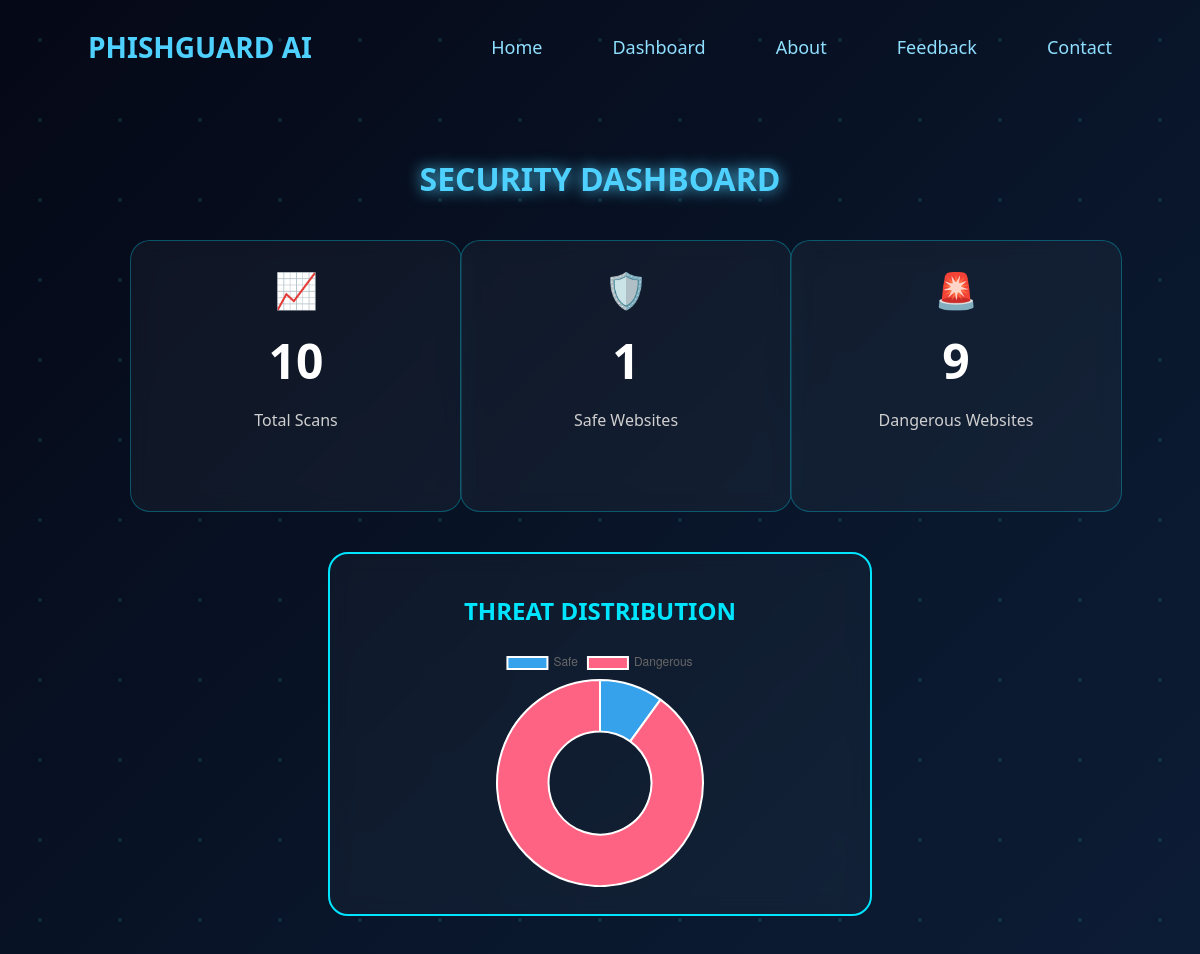
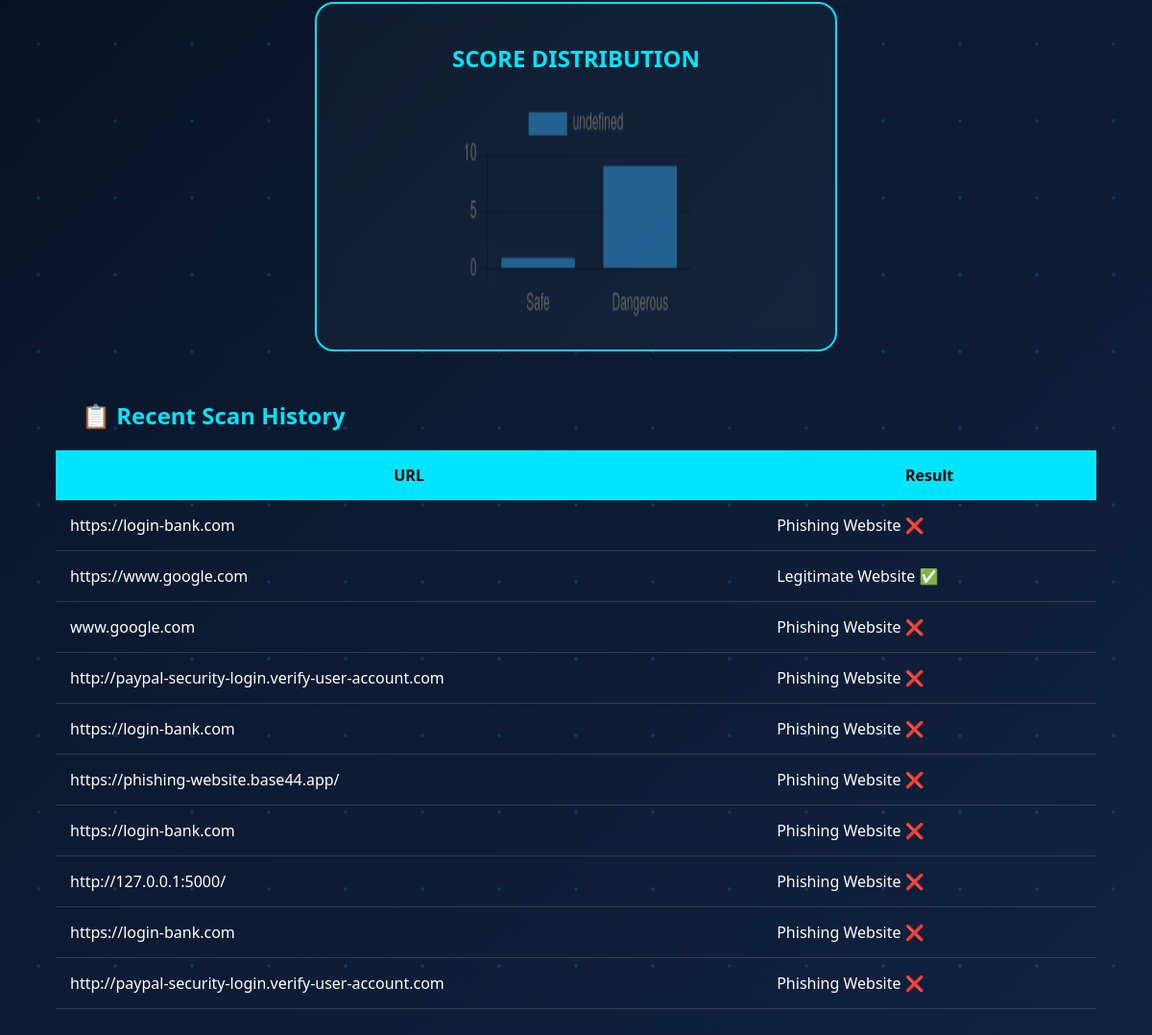
/dashboard, run on the app's committed database (2 pictures, top to bottom).
### tables this page shows
CREATE TABLE scans (
    id INTEGER PRIMARY KEY AUTOINCREMENT,
    url TEXT,
    result TEXT,
    score INTEGER
);

### app.py (the view)
@app.route('/dashboard')
def dashboard():
    conn = sqlite3.connect("feedback.db")
    cursor = conn.cursor()
    cursor.execute("SELECT COUNT(*) FROM scans")
    total_scans = cursor.fetchone()[0]
    cursor.execute(
        "SELECT COUNT(*) FROM scans WHERE result='Legitimate Website ✅'"
    )
    safe_sites = cursor.fetchone()[0]
    cursor.execute(
        "SELECT COUNT(*) FROM scans WHERE result='Phishing Website ❌'"
    )
    dangerous_sites = cursor.fetchone()[0]
    cursor.execute(
        "SELECT url,result,score FROM scans ORDER BY rowid DESC LIMIT 10"
    )
    history = cursor.fetchall()
    conn.close()
    accuracy = 96
    return render_template(
        "dashboard.html",
        total_scans=total_scans,
        safe_sites=safe_sites,
        dangerous_sites=dangerous_sites,
        accuracy=accuracy,
        history=history
    )

### templates/dashboard.html (shortened to what this page needs)
<!DOCTYPE html>
<html>
<head>
    <link rel="stylesheet" href="{{ url_for('static', filename='style.css') }}">
</head>
<body>
<nav>
    <div class="logo">PHISHGUARD AI</div>
    <div class="menu">
        <a href="/">Home</a>
        <a href="/dashboard">Dashboard</a>
        <a href="/about">About</a>
        <a href="/feedback">Feedback</a>
        <a href="/contact">Contact</a>
    </div>
</nav>
<div class="dashboard">
    <h1>SECURITY DASHBOARD</h1>
<div class="stats-grid">
    <div class="stat-card">
        <div class="icon">📈</div>
        <h2>{{total_scans}}</h2>
        <p>Total Scans</p>
    </div>
    <div class="stat-card">
        <div class="icon">🛡️</div>
        <h2>{{safe_sites}}</h2>
        <p>Safe Websites</p>
    </div>
    <div class="stat-card">
        <div class="icon">🚨</div>
        <h2>{{dangerous_sites}}</h2>
        <p>Dangerous Websites</p>
    </div>
</div>
<div class="charts-container">
    <div class="chart-box">
        <h2>Threat Distribution</h2>
        <canvas id="threatChart"></canvas>
    </div>
    <div class="chart-box">
        <h2>Score Distribution</h2>
        <canvas id="scoreChart"></canvas>
    </div>
</div>
    <div class="history-box">
        <h2>📋 Recent Scan History</h2>
</div>
        <table>
            <tr>
                <th>URL</th>
                <th>Result</th>
            </tr>
            {% for item in history %}
<tr>
    <td>{{ item[0] }}</td>
    <td>{{ item[1] }}</td>
</tr>
{% endfor %}
        </table>
    </div>
<script>
new Chart(document.getElementById("threatChart"), {
    type: "doughnut",
    data: {
        labels: ["Safe", "Dangerous"],
        datasets: [{
            data: [
                Number("{{safe_sites}}"),
                Number("{{dangerous_sites}}")
            ]
        }]
    }
});
new Chart(document.getElementById("scoreChart"), {
    type: "bar",
    data: {
        labels: ["Safe", "Dangerous"],
        datasets: [{
            data: [
                Number("{{safe_sites}}"),
                Number("{{dangerous_sites}}")
            ]
        }]
    }
});
</script>
</body>
</html>

### static/style.css (style rules this page uses)
nav a { color:#8fdfff; text-decoration:none; margin-left:35px; font-size:18px; font-weight:600; transition:0.3s; }
body { background: linear-gradient( 135deg, #050816, #0a192f, #112240 ); color:white; font-family:Segoe UI; min-height:100vh; }
h1 { color:#4fd1ff; text-shadow:0 0 15px #4fd1ff; text-align:center; }
a { text-decoration:none; color:#003366; }
.logo { color:#4fd1ff; font-size:28px; font-weight:bold; margin-right:auto; }
nav { display:flex; justify-content:space-between; align-items:center; padding:20px 80px; }
.menu { display:flex; gap:35px; margin-left:auto; }
.menu a { color:#8fdfff; text-decoration:none; font-size:18px; font-weight:500; }
.dashboard { padding:50px; color:white; }
.dashboard h1 { color:#4fd1ff; margin-bottom:30px; }
.stat-card { width:220px; padding:25px; text-align:center; border-radius:20px; background:rgba(255,255,255,0.05); border:1px solid rgba(79,209,255,0.3); }
.stat-card h2 { color:#4fd1ff; font-size:32px; }
.stat-card p { color:white; }
body::before { content:''; position:fixed; top:0; left:0; width:100%; height:100%; background: radial-gradient(circle,#4fd1ff22 2px,transparent 2px); background-size:80px 80px; pointer-events:none; z-index:-1; }
.history-box { width:95%; margin:20px auto; padding:0; border:none; background:transparent; backdrop-filter:none; }
.history-box h2 { color:#00e5ff; margin-bottom:20px; }
table { width:100%; border-collapse:collapse; }
table th { background:#00e5ff; color:black; padding:15px; text-align:center; }
table td { padding:15px; color:white; border-bottom:1px solid rgba(255,255,255,0.15); }
.stats-grid { display:grid; grid-template-columns:repeat(3, 280px); justify-content:center; gap:50px; margin:40px auto; }
.stat-card { background:rgba(255,255,255,0.04); border:1px solid rgba(0,229,255,0.3); border-radius:20px; padding:25px; text-align:center; backdrop-filter:blur(10px); width:280px; height:220px; }
.stat-card .icon { font-size:35px; margin-bottom:15px; }
.stat-card h2 { font-size:52px; color:white; margin:15px 0; }
.stat-card p { color:#d0d0d0; }
.stat-card h2 { font-size:48px; color:white; margin-bottom:10px; }
.charts-container { display:flex; justify-content:center; align-items:flex-start; gap:40px; width:100%; margin:30px auto 50px auto; flex-wrap:wrap; }
.chart-box { width:500px; height:320px; padding:20px; background:rgba(255,255,255,0.03); border:2px solid #00e5ff; border-radius:20px; text-align:center; backdrop-filter:blur(10px); }
.chart-box h2 { color:#00e5ff; margin-bottom:20px; text-transform:uppercase; }
.chart-box canvas { width:240px !important; height:240px !important; display:block; margin:10px auto; }

### data on the page
scans: url "https://login-bank.com", result "Phishing Website ❌"
scans: url "https://www.google.com", result "Legitimate Website ✅"
scans: url "www.google.com", result "Phishing Website ❌"
scans: url "http://paypal-security-login.verify-user-account.com", result "Phishing Website ❌"
scans: url "https://login-bank.com", result "Phishing Website ❌"
scans: url "https://phishing-website.base44.app/", result "Phishing Website ❌"
scans: url "https://login-bank.com", result "Phishing Website ❌"
scans: url "http://127.0.0.1:5000/", result "Phishing Website ❌"
scans: url "https://login-bank.com", result "Phishing Website ❌"
scans: url "http://paypal-security-login.verify-user-account.com", result "Phishing Website ❌"

### other printed values
{{ total_scans }} "10"
{{ safe_sites }} "1"
{{ dangerous_sites }} "9"
chart data {{ safe_sites }} 1
chart data {{ dangerous_sites }} 9
